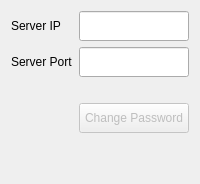
             <widget class="QWidget" name="connectionPage">
              <layout class="QGridLayout" name="connectionGLayout">
               <item row="0" column="0">
                <widget class="QLabel" name="serverIPLabel">
                 <property name="text">
                  <string>Server IP</string>
                 </property>
                </widget>
               </item>
               <item row="0" column="1">
                <widget class="QLineEdit" name="serverIpEdit">
                 <property name="enabled">
                  <bool>true</bool>
                 </property>
                 <property name="minimumSize">
                  <size>
                   <width>0</width>
                   <height>30</height>
                  </size>
                 </property>
                </widget>
               </item>
               <item row="1" column="0">
                <widget class="QLabel" name="portLabel">
                 <property name="text">
                  <string>Server Port</string>
                 </property>
                </widget>
               </item>
               <item row="1" column="1">
                <widget class="QLineEdit" name="serverPortEdit">
                 <property name="enabled">
                  <bool>true</bool>
                 </property>
                 <property name="minimumSize">
                  <size>
                   <width>0</width>
                   <height>30</height>
                  </size>
                 </property>
                </widget>
               </item>
               <item row="2" column="0">
                <spacer name="pswdVSpacer">
                 <property name="orientation">
                  <enum>Qt::Vertical</enum>
                 </property>
                 <property name="sizeType">
                  <enum>QSizePolicy::Fixed</enum>
                 </property>
                 <property name="sizeHint" stdset="0">
                  <size>
                   <width>20</width>
                   <height>20</height>
                  </size>
                 </property>
                </spacer>
               </item>
               <item row="3" column="1">
                <widget class="QPushButton" name="changePswdButton">
                 <property name="enabled">
                  <bool>false</bool>
                 </property>
                 <property name="minimumSize">
                  <size>
                   <width>80</width>
                   <height>30</height>
                  </size>
                 </property>
                 <property name="maximumSize">
                  <size>
                   <width>240</width>
                   <height>30</height>
                  </size>
                 </property>
                 <property name="text">
                  <string>Change Password</string>
                 </property>
                 <property name="icon">
                  <iconset resource="Resources.qrc">
                   <normaloff>:/Images/images/icon_password.png</normaloff>
                   :/Images/images/icon_password.png</iconset>
                 </property>
                </widget>
               </item>
               <item row="4" column="0">
                <spacer name="gridVSpacer2">
                 <property name="orientation">
                  <enum>Qt::Vertical</enum>
                 </property>
                 <property name="sizeHint" stdset="0">
                  <size>
                   <width>20</width>
                   <height>40</height>
                  </size>
                 </property>
                </spacer>
               </item>
              </layout>
             </widget>
